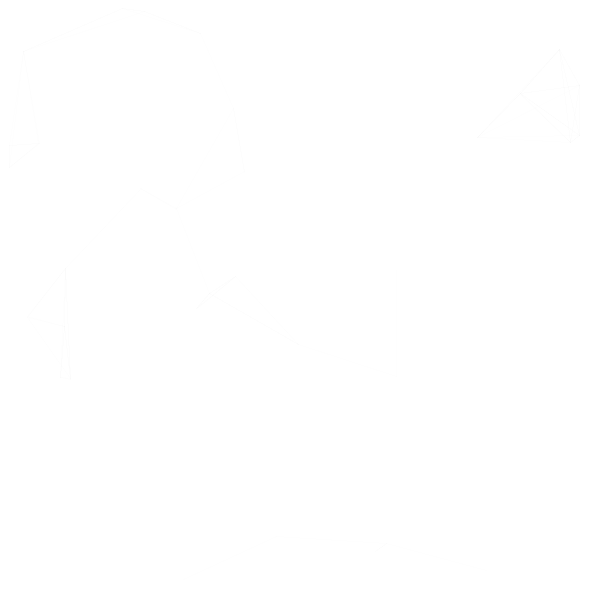
Frame 1 (no input)
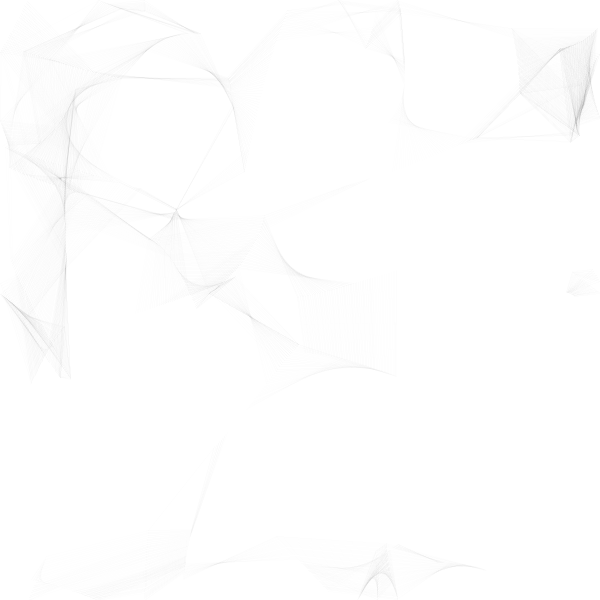
Frame 60 (the mouse pressed at the canvas centre just before this capture)
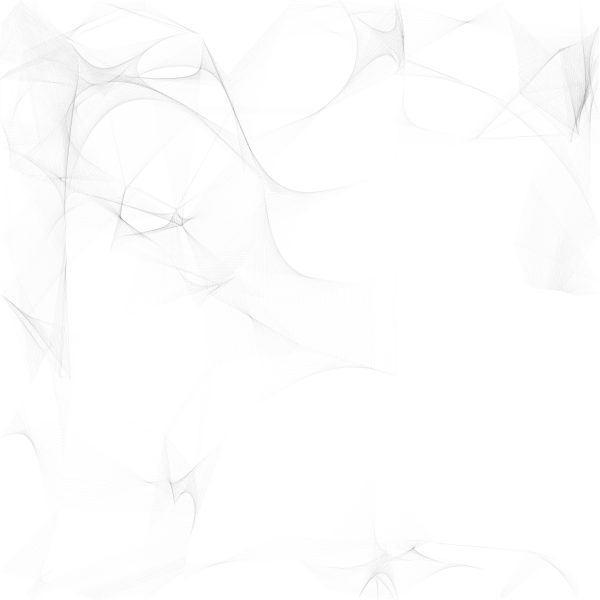
Frame 120 (the mouse held since frame 60 and released just before this capture)

The Processing sketch that drew these frames (run headless with seeded random() and noise(); from frame 60 on, the mouse is pressed at the canvas centre):

// Processing sketch: generative_art_j007
// ── generative_art_j007.pde
ArrayList<Agent> agents;

int x = 0;
int nb = 0;
float max;

void setup() {
  size(600, 600);
  pixelDensity(2);
  boot();
}

void draw() {
  //background(255);
  for (Agent a : agents) {
    a.move();
    a.run();
  }
  x++;
  if (x > 500 + max) {
    save("art01" + nb + ".jpg");
    nb++;
    if (nb > 9) exit();
    boot();
    x = 0;
  }
}

void boot() {
  background(255);
  print("Boot n°" + nb + "... ");
  max = random(1000);
  agents = new ArrayList<Agent>();
  for (int i = 0; i < 25 + random(75); i++) {
    agents.add(new Agent(new PVector(random(width), random(height)), random(2, 5), random(0.1, 0.5)));
    //agents.add(new Agent(new PVector(width/2, height/2), random(2, 5), random(0.1, 0.5)));
  }
  println("Booted");
}

// ── Agent.pde
class Agent {
  PVector pos;
  PVector vel;
  PVector acc;
  float maxforce;
  float maxspeed;
  float r;
  float xoff;
  float yoff;
  
  Agent(PVector l, float ms, float mf) {
    pos = l.get();
    r = random(100) + 50;
    maxspeed = ms;
    maxforce = mf;
    acc = new PVector(0, 0);
    vel = new PVector(0, 0);
    xoff = random(100);
    //xoff = random(-1, 1);
    yoff = random(100);
    //yoff = random(-1, 1);
  }
  
  void move() {
    PVector desired = new PVector(map(noise(xoff), 0, 1, -1, 1), map(noise(yoff), 0, 1, -1, 1));
    //PVector desired = new PVector(xoff, yoff);
    xoff += random(0.001, 0.005);
    yoff += random(0.001, 0.005);
    desired.mult(maxspeed);
    PVector steer = PVector.sub(desired, vel);
    steer.limit(maxforce);
    applyForce(steer);
  }
  
  void applyForce(PVector force) {
    acc.add(force);
  }
  
  public void run() {
    update();
    borders();
    display();
  }
  
  void update() {
    vel.add(acc);
    vel.limit(maxspeed);
    pos.add(vel);
    acc.mult(0);
  }
  
  void borders() {
    if (pos.x < 0) pos.x = width;
    if (pos.x > width) pos.x = 0;
    if (pos.y < 0) pos.y = height;
    if (pos.y > height) pos.y = 0;
    /**
    if (pos.x < 0 ||pos.x > width ||pos.y < 0 ||pos.y > height) {
      pos.x = width/2;
      pos.y = height/2;
      xoff = random(-1, 1);
      yoff = random(-1, 1);
    }
    **/
  }
  void display() {
    //noFill();
    //strokeJoin(MITER);
    //ellipse(pos.x, pos.y, 5, 5);
    strokeWeight(0.1);
    for (Agent other : agents) {
      float d = PVector.dist(pos, other.pos);
      stroke(map(d, 0, r, 0, 0), 10);
      if (d < r) line(pos.x, pos.y, other.pos.x, other.pos.y);
      //if (d > r) line(pos.x, pos.y, other.pos.x, other.pos.y);
      //if (d < r) ellipse((pos.x + other.pos.x)/2, (pos.y + other.pos.y)/2, d, d);
    }
  }
}
